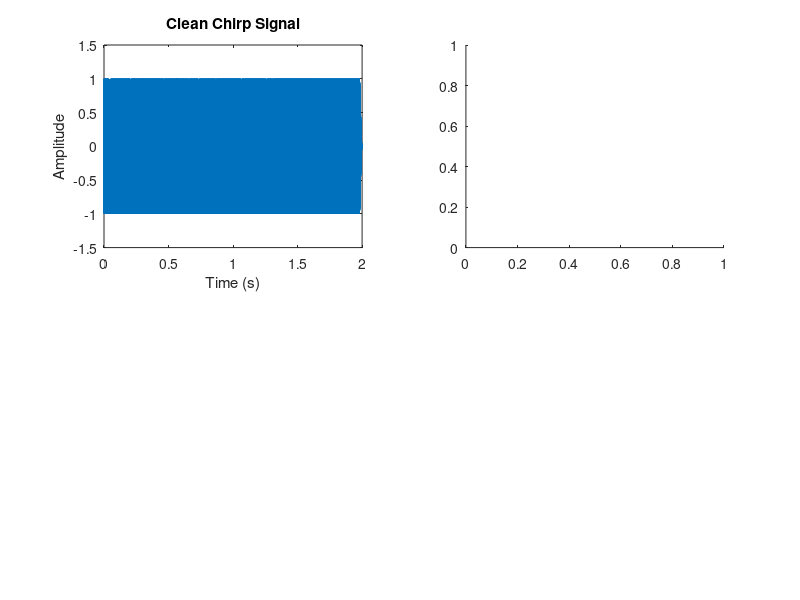

The MATLAB script that drew this image: (Note: this script raises an error after producing the figure.)
% Task 3 Professional

% Define parameters
Fs = 44100; % Sampling frequency
T = 2; % Duration of chirp signal (in seconds)
t = 0:1/Fs:T-1/Fs; % Time vector

% Create chirp signal
f0 = 20000; % Starting frequency (close to Nyquist frequency)
f1 = 22050; % Ending frequency (Nyquist frequency)
chirp_signal = chirp(t, f0, T, f1, 'linear', -90); % Create chirp signal

% Plot clean chirp signal with larger amplitude axis
figure;
subplot(2,2,1);
plot(t, chirp_signal);
title('Clean Chirp Signal');
xlabel('Time (s)');
ylabel('Amplitude');
ylim([-1.5, 1.5]); % Adjust y-axis limits for larger amplitude




% Define distortion functions
distortion1 = @(x) x.^3; % Example distortion function 1 (cubic distortion)
distortion2 = @(x) sin(x); % Example distortion function 2 (sine distortion)

% Apply distortion functions to chirp signal
distorted_signal1 = distortion1(chirp_signal);
distorted_signal2 = distortion2(chirp_signal);

% Combine distorted signals
combined_signal = distorted_signal1 + distorted_signal2;

% Normalize combined signal
combined_signal = combined_signal / max(abs(combined_signal));

% Plot STFT of clean and distorted chirp signals
subplot(2,2,2);
spectrogram(chirp_signal, hann(256), 128, 512, Fs, 'yaxis');
title('STFT of Clean Chirp Signal');

subplot(2,2,3);
spectrogram(combined_signal, hann(256), 128, 512, Fs, 'yaxis');
title('STFT of Distorted Chirp Signal');

% Notch filter design
frequencies = [5000, 10000]; % Frequencies to attenuate
Q = 5; % Quality factor
gain = -10; % Attenuation in dB

% Design notch filter
[b, a] = peq(Fs, frequencies, Q, gain);

% Apply notch filter to combined signal
filtered_signal = filter(b, a, combined_signal);

% Plot STFT of filtered signal
subplot(2,2,4);
spectrogram(filtered_signal, hann(256), 128, 512, Fs, 'yaxis');
title('STFT of Filtered Chirp Signal');

% Play filtered signal
sound(filtered_signal, Fs);

% Function to design peaking equalizer
function [b, a] = peq(Fs, frequencies, Q, gain)
    % Convert frequencies to normalized frequencies
    wo = frequencies / (Fs/2);
    
    % Design peaking equalizer
    [b, a] = iirpeak(wo, Q, gain);
end
